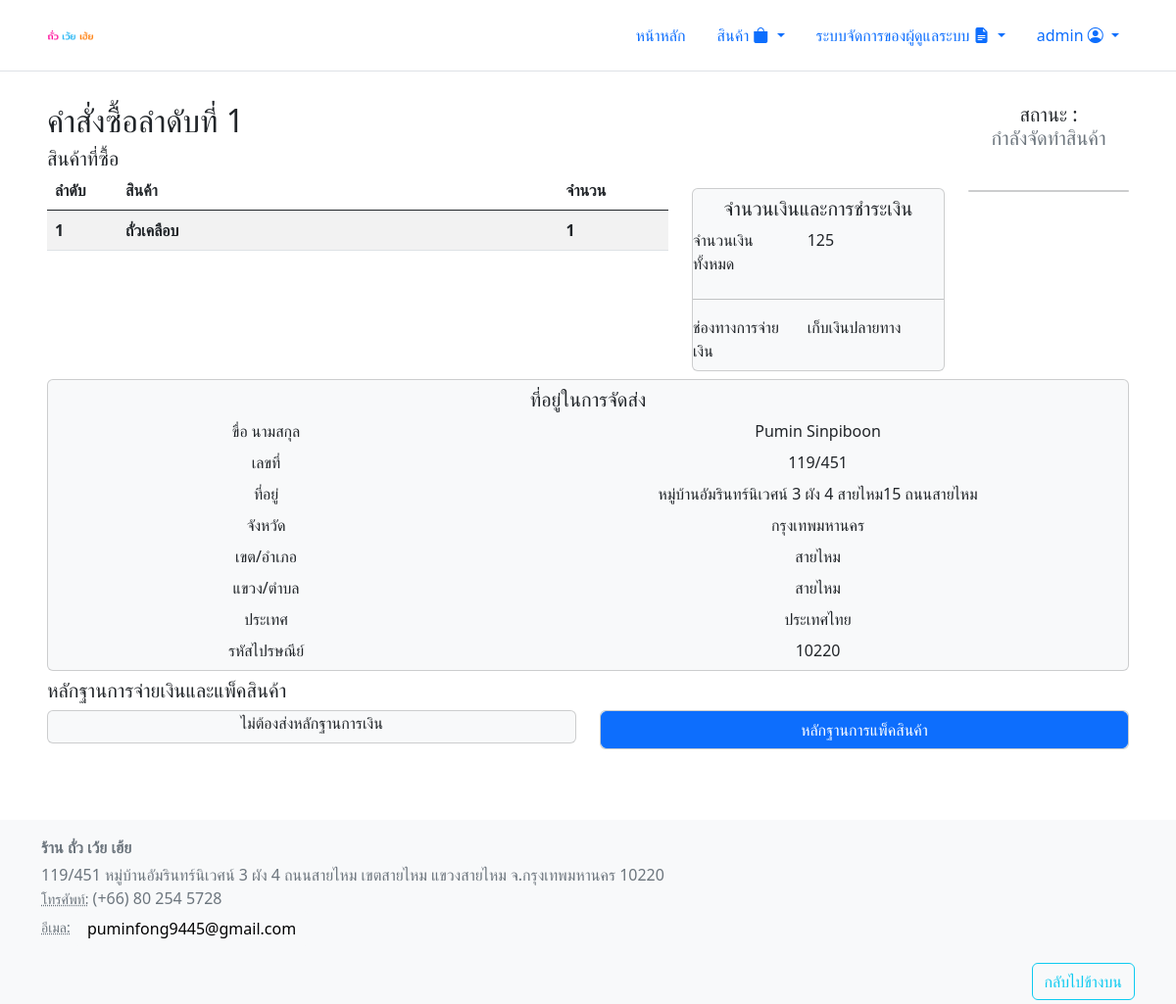
The page /view/order_page/show_order.php?id=1 (signed in) on the database as committed earlier.
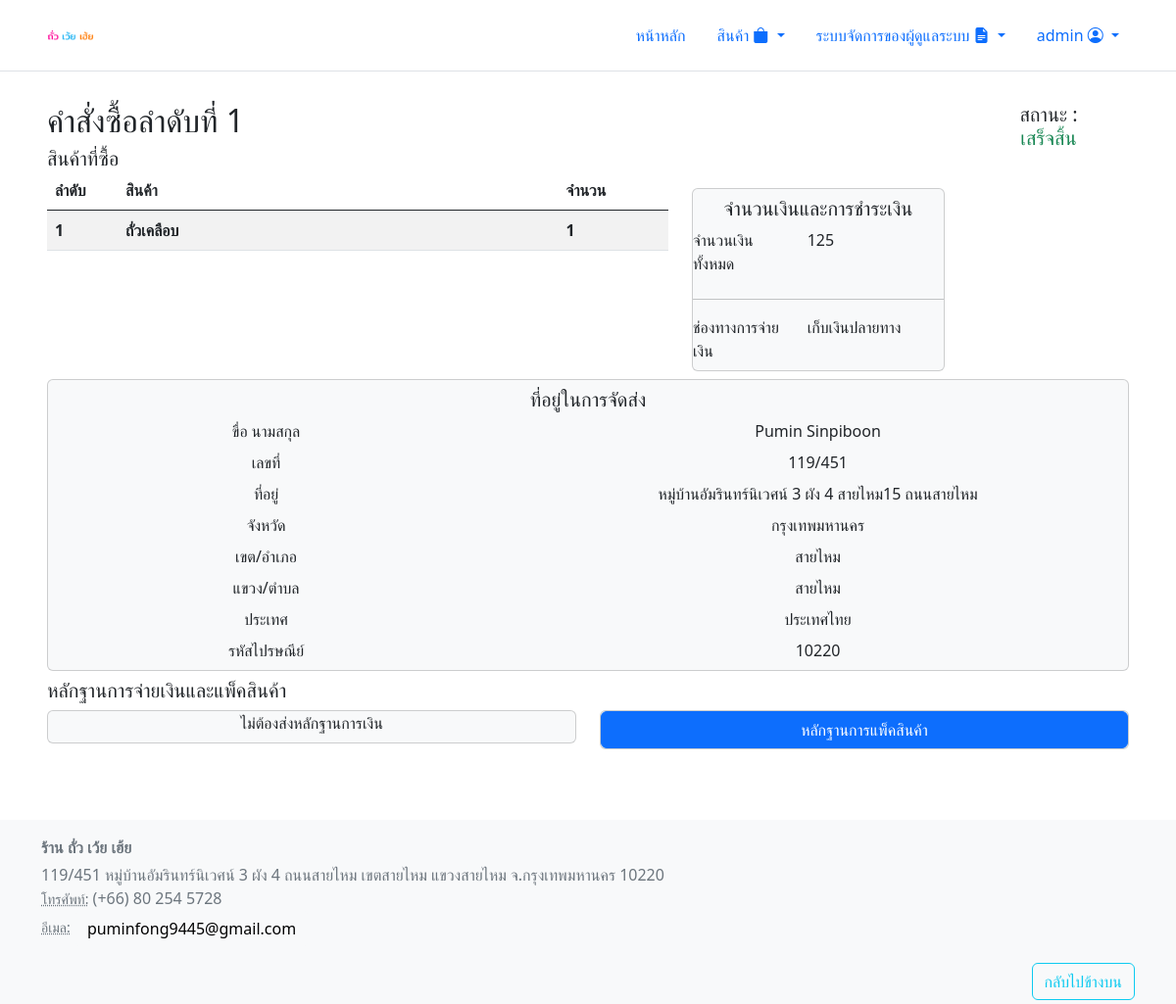
The same page on the database as committed later.
### tables this page shows
CREATE TABLE `orders` (
  `id` int(11) NOT NULL,
  `user_id` int(11) NOT NULL,
  `amount` int(11) NOT NULL,
  `payment_method` varchar(100) NOT NULL,
  `name` varchar(100) NOT NULL,
  `surname` varchar(100) NOT NULL,
  `building_no` varchar(100) NOT NULL,
  `line` varchar(255) NOT NULL,
  `province` varchar(100) NOT NULL,
  `district` varchar(100) NOT NULL,
  `sub_district` varchar(100) NOT NULL,
  `country` varchar(100) NOT NULL,
  `postal_code` varchar(100) NOT NULL,
  `created_date` timestamp NOT NULL DEFAULT current_timestamp(),
  `status` int(11) NOT NULL DEFAULT 0
);

### html/inc/initialize.php (called while the page is built, shortened)
<?php
  $order_status = array(
    "รอยืนยันการจ่ายเงิน",
    "ยกเลิกรายการ",
    "จ่ายเงินเรียบร้อย",
    "กำลังจัดทำสินค้า",
    "กำลังเตรียมส่ง",
    "กำลังจัดส่ง",
    "เสร็จสิ้น"
  );
?>

### html/view/order_page/show_order.php (the view, shortened to what the changed rows need)
<?php
require '../../inc/header.php';
if (isset($_GET['id'])) {
    $select_order = mysqli_query($db,"SELECT * FROM `orders` WHERE `id` = ".$_GET['id']."");
    $order = mysqli_fetch_assoc($select_order);
}
else {
    header('location: ../../index.php');
}
?>
<div class="row mb-2">
    <div class="col-7">
        <h2 class="mt-2">คำสั่งซื้อลำดับที่ <?= $order['id'] ?></h2>
        <?php include "table/order_cart.php"; ?>
    </div>
    <div class="col-3 mt-5">
                <div class="mt-5 card text-dark bg-light">
                    <div class="row mb-2">
                        <label class="col-sm-5">จำนวนเงินทั้งหมด</label>
                        <label class="col-sm-7"><?= $order['amount'] ?></label>
                    </div><hr>
                    <div class="row mb-2">
                        <label class="col-sm-5">ช่องทางการจ่ายเงิน</label>
                        <label class="col-sm-7"><?= $order['payment_method'] ?></label>
                    </div>
                </div>
    </div>
    <div class="col-2">
        <div class="card text-dark text-center bg-white border border-white">
            <h5 class="card-title mt-2">สถานะ :
                <?php if ($order_status[$order['status']] === "ยกเลิกรายการ") { ?>
                    <p class="text-danger">
                <?php } else if ($order_status[$order['status']] === "เสร็จสิ้น") { ?>
                    <p class="text-success">
                <?php } else { ?>
                    <p class="text-secondary">
                <?php } ?>
                 <?= $order_status[$order['status']] ?>
                </p>
            </h5>
        </div>
    </div>
</div>
<div class="row mb-2">
        <div class="col-12">
            <div class="card text-dark bg-light text-center">
            <div class="row mb-2">
                    <label class="col-sm-5">ขื่อ นามสกุล</label>
                    <label class="col-sm-7"><?= $order['name'] ?> <?= $order['surname'] ?></label>
                </div>
                <div class="row mb-2">
                    <label class="col-sm-5">เลขที่</label>
                    <label class="col-sm-7"><?= $order['building_no'] ?></label>
                </div>
                <div class="row mb-2">
                    <label class="col-sm-5">ที่อยู่</label>
                    <label class="col-sm-7"><?= $order['line'] ?></label>
                </div>
                <div class="row mb-2">
                    <label class="col-sm-5">จังหวัด</label>
                    <label class="col-sm-7"><?= $order['province'] ?></label>
                </div>
                <div class="row mb-2">
                    <label class="col-sm-5">เขต/อำเภอ</label>
                    <label class="col-sm-7"><?= $order['district'] ?></label>
                </div>
                <div class="row mb-2">
                    <label class="col-sm-5">แขวง/ตำบล</label>
                    <label class="col-sm-7"><?= $order['sub_district'] ?></label>
                </div>
                <div class="row mb-2">
                    <label class="col-sm-5">ประเทศ</label>
                    <label class="col-sm-7"><?= $order['country'] ?></label>
                </div>
                <div class="row mb-2">
                    <label class="col-sm-5">รหัสไปรษณีย์</label>
                    <label class="col-sm-7"><?= $order['postal_code'] ?></label>
                </div>
            </div>
        </div>
</div>
<?php
require '../../inc/footer.php';
?>

Rows that differ between the two databases and show on the page:
changed orders "เก็บเงินปลายทาง": status "กำลังจัดทำสินค้า" → "เสร็จสิ้น"
